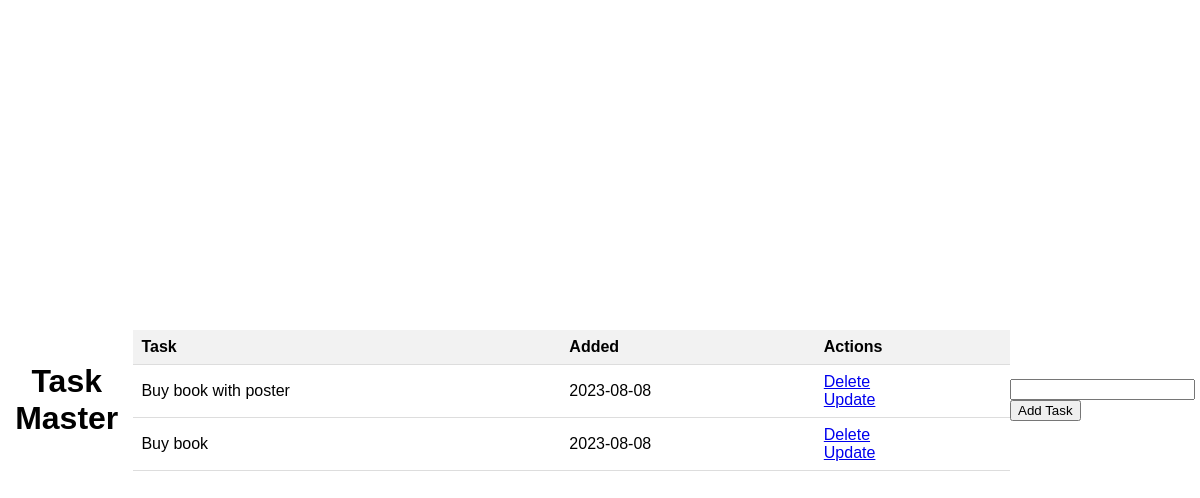
Before: / with the older database file.
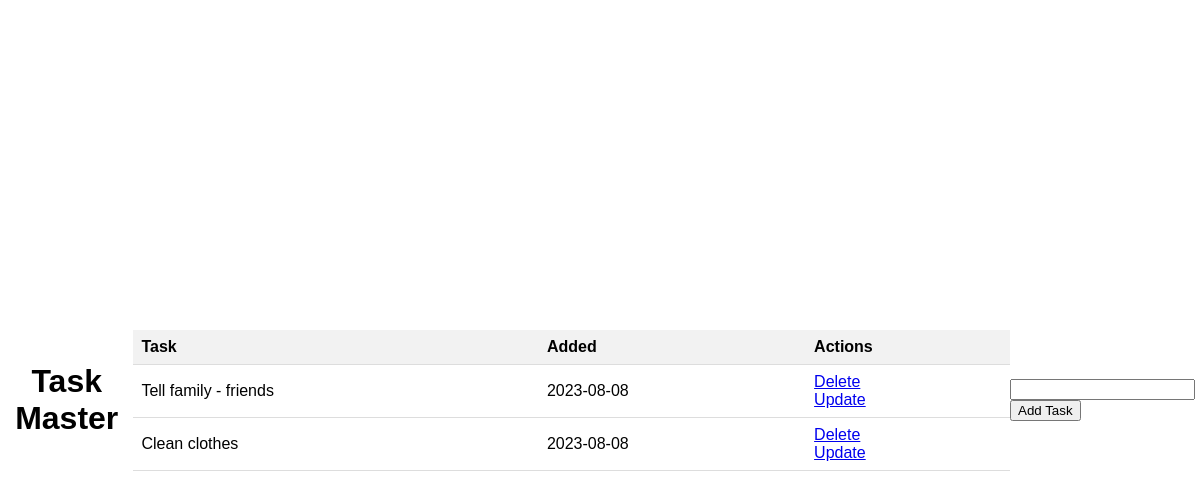
After: the same page with the newer database file.
### app.py (models this page shows, shortened)
class Todo(db.Model):
    id = db.Column(db.Integer, primary_key=True)
    content = db.Column(db.String(200), nullable=False)
    date_created = db.Column(db.DateTime, default=datetime.utcnow)

### app.py (the view)
@app.route('/', methods=['POST','GET'])
def index():
    if request.method == 'POST':
        task_content = request.form['content']
        new_task = Todo(content=task_content)
        try:
            db.session.add(new_task)
            db.session.commit()
            return redirect('/')
        except:
            return 'Issue adding task'
    else:
        tasks = Todo.query.order_by(Todo.date_created).all()
        return render_template('index.html', tasks=tasks)

### templates/index.html (shortened to what this page needs)
{% extends 'base.html' %}
{% block body %}
<div class="content">
    <h1 style="text-align: center">Task Master</h1>
    <table>
        <tr>
            <th>Task</th>
            <th>Added</th>
            <th>Actions</th>
        </tr>
        {% for task in tasks %}
            <tr>
                <td>{{ task.content }}</td>
                <td>{{ task.date_created.date() }}</td>
                <td>
                    <a href="/delete/{{task.id}}">Delete</a>
                    <br>
                    <a href="/update/{{task.id}}">Update</a>
                </td>
            </tr>
            {% endfor %}
    </table>
    <form action="/" method="POST">
        <input type="text" name="content" id="content">
        <input type="submit" value="Add Task">
    </form>
</div>
{% endblock %}

### templates/base.html (shortened to what this page needs)
<!DOCTYPE html>
<html lang="en">
<head>
    <link rel="stylesheet" href="{{ url_for('static', filename='css/main.css') }}">
</head>
<body>
    {% block body %}{% endblock %}
</body>
</html>

### static/css/main.css (style rules this page uses)
body { margin: 0; font-family: sans-serif; }
.content { display: flex; justify-content: center; align-items: center; height: 100vh; }
table { border-collapse: collapse; width: 100%; }
th, td { text-align: left; padding: 8px; border-bottom: 1px solid #ddd; }
th { background-color: #f2f2f2; }

Changed rows visible on the page:
removed Todo: content "Buy book with poster", date_created "2023-08-08"
removed Todo: content "Buy book", date_created "2023-08-08"
added Todo: content "Tell family - friends", date_created "2023-08-08"
added Todo: content "Clean clothes", date_created "2023-08-08"
